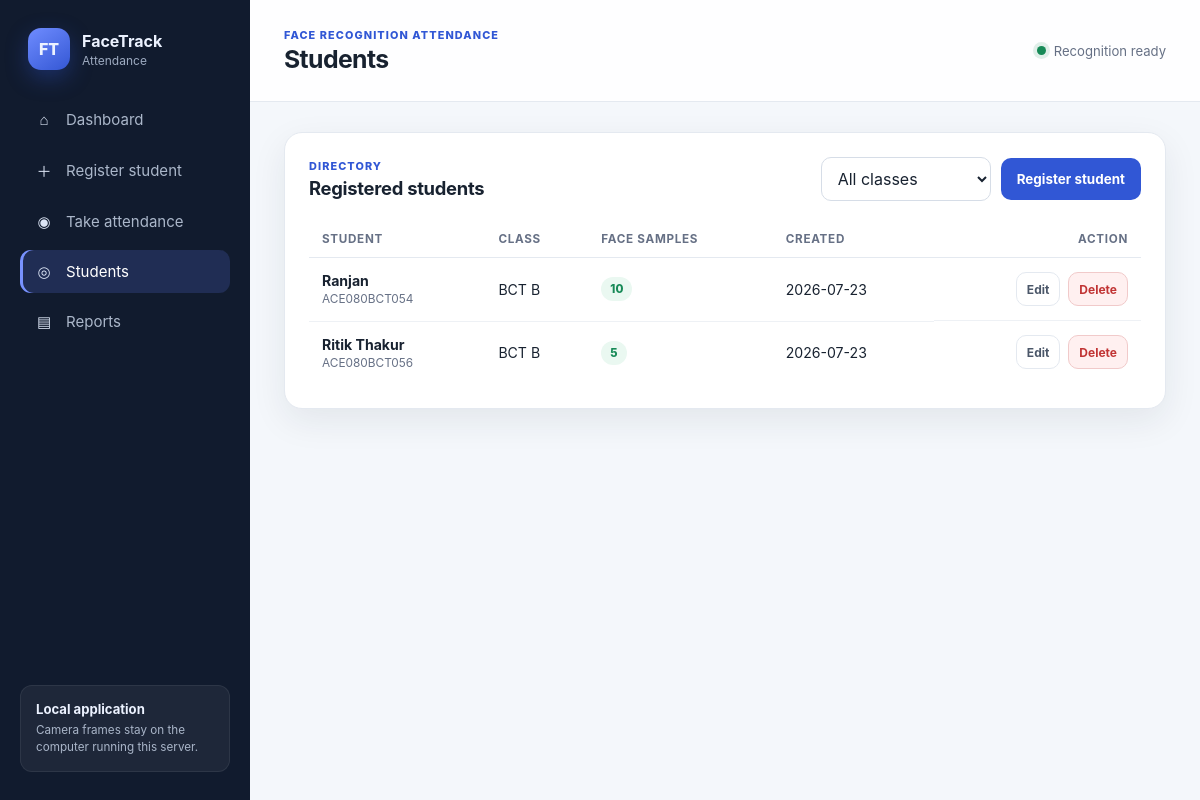
/students, run on the app's committed database.
### tables this page shows
CREATE TABLE students (
                id INTEGER PRIMARY KEY AUTOINCREMENT,
                student_id TEXT UNIQUE NOT NULL,
                name TEXT NOT NULL,
                class_name TEXT NOT NULL DEFAULT '',
                created_at TEXT NOT NULL DEFAULT CURRENT_TIMESTAMP
            );

### app.py (the view)
@app.route("/students")
def students_page():
    selected_class = request.args.get("class", "").strip()
    students = db.get_students_with_encoding_counts(selected_class or None)
    return render_template(
        "students.html",
        page="students",
        students=students,
        classes=db.get_classes(),
        selected_class=selected_class,
    )

### app.py (called while the page is built)
def _csrf_token() -> str:
    token = session.get("csrf_token")
    if not token:
        token = secrets.token_urlsafe(32)
        session["csrf_token"] = token
    return token

@app.context_processor
def inject_template_globals() -> dict[str, Any]:
    return {
        "csrf_token": _csrf_token(),
        "today_iso": date.today().isoformat(),
        "face_engine_ready": face_recognition is not None,
    }

@app.before_request
def protect_unsafe_requests() -> None:
    if request.method in {"POST", "PUT", "PATCH", "DELETE"}:
        _require_csrf()

### database.py (called while the page is built)
def get_connection() -> sqlite3.Connection:
    conn = sqlite3.connect(DB_PATH)
    conn.execute("PRAGMA foreign_keys = ON")
    conn.execute("PRAGMA busy_timeout = 5000")
    return conn

@contextmanager
def connection():
    conn = get_connection()
    try:
        yield conn
        conn.commit()
    except Exception:
        conn.rollback()
        raise
    finally:
        conn.close()

def get_students_with_encoding_counts(
    class_name: str | None = None,
) -> list[tuple[str, str, str, int, str]]:
    query = """
        SELECT s.student_id, s.name, s.class_name,
               SUM(CASE WHEN fe.encoding_format = 'npy' THEN 1 ELSE 0 END) AS encoding_count,
               s.created_at
        FROM students s
        LEFT JOIN face_encodings fe ON fe.student_id = s.student_id
    """
    params: tuple[str, ...] = ()
    if class_name is not None:
        query += " WHERE s.class_name = ?"
        params = (class_name.strip(),)
    query += " GROUP BY s.student_id, s.name, s.class_name, s.created_at ORDER BY s.student_id"
    with connection() as conn:
        return conn.execute(query, params).fetchall()

def get_classes() -> list[str]:
    with connection() as conn:
        rows = conn.execute(
            "SELECT DISTINCT class_name FROM students "
            "WHERE TRIM(class_name) <> '' ORDER BY class_name"
        ).fetchall()
    return [row[0] for row in rows]

### templates/students.html (shortened to what this page needs)
{% extends "base.html" %}
{% block page_heading %}Students{% endblock %}
{% block content %}
<section class="panel">
  <div class="panel-heading stack-mobile">
    <div><p class="eyebrow">Directory</p><h2>Registered students</h2></div>
    <div class="toolbar">
      <form method="get" class="inline-form">
        <select id="classFilter" name="class" onchange="this.form.submit()">
          <option value="">All classes</option>
        </select>
      </form>
      <a class="button primary" href="{{ url_for('register_page') }}">Register student</a>
    </div>
  </div>
  {% if students %}
  <div class="table-wrap">
    <table>
      <thead><tr><th>Student</th><th>Class</th><th>Face samples</th><th>Created</th><th class="align-right">Action</th></tr></thead>
      <tbody>
      {% for student in students %}
        <tr>
          <td><strong>{{ student[1] }}</strong><small class="table-subtext">{{ student[0] }}</small></td>
          <td>{{ student[2] or '—' }}</td>
          <td><span class="badge {{ 'success' if student[3] else 'warning' }}">{{ student[3] }}</span></td>
          <td>{{ student[4].split(' ')[0] if student[4] else '—' }}</td>
          <td class="align-right" style="display: flex; gap: 0.5rem; justify-content: flex-end;">
            <a href="{{ url_for('edit_student_page', student_id=student[0]) }}" class="button primary ghost small">Edit</a>
            <form method="post" action="{{ url_for('delete_student', student_id=student[0]) }}" style="margin: 0;" onsubmit="return confirm('Delete {{ student[1]|e }} and all related attendance records?');">
              <button class="button danger ghost small" type="submit">Delete</button>
            </form>
          </td>
        </tr>
      {% endfor %}
      </tbody>
    </table>
  </div>
  {% else %}
    <div class="empty-state"><strong>No students found</strong><span>Register the first student or change the class filter.</span><a class="button primary" href="{{ url_for('register_page') }}">Register student</a></div>
  {% endif %}
</section>
{% endblock %}

### static/css/app.css (style rules this page uses)
:root { --bg: #f4f7fb; --panel: #ffffff; --panel-soft: #f8fafc; --text: #182230; --muted: #667085; --line: #e4e9f0; --primary: #3157d5; --primary-dark: #2444af; --primary-soft: #eef2ff; --success: #178a57; --success-soft: #eaf8f1; --warning: #a25c00; --warning-soft: #fff5df; --danger: #c13434; --danger-soft: #fff0f0; --shadow: 0 12px 35px rgba(22, 34, 51, 0.08); --radius: 18px; }
* { box-sizing: border-box; }
html { font-family: Inter, ui-sans-serif, system-ui, -apple-system, BlinkMacSystemFont, "Segoe UI", sans-serif; color: var(--text); background: var(--bg); }
body { margin: 0; min-height: 100vh; }
a { color: inherit; text-decoration: none; }
button, input, select { font: inherit; }
button, .button { cursor: pointer; }
.eyebrow { margin: 0; text-transform: uppercase; letter-spacing: .1em; font-size: .68rem; font-weight: 800; color: var(--primary); }
.panel { background: var(--panel); border: 1px solid var(--line); border-radius: var(--radius); box-shadow: var(--shadow); padding: 24px; min-width: 0; }
.panel-heading { display: flex; align-items: center; justify-content: space-between; gap: 16px; margin-bottom: 20px; }
.panel-heading h2 { margin: 4px 0 0; font-size: 1.15rem; letter-spacing: -.015em; }
.table-wrap { overflow-x: auto; }
table { width: 100%; border-collapse: collapse; min-width: 720px; }
th { padding: 11px 13px; text-align: left; border-bottom: 1px solid var(--line); color: var(--muted); font-size: .73rem; text-transform: uppercase; letter-spacing: .06em; }
td { padding: 14px 13px; border-bottom: 1px solid #eef1f5; font-size: .88rem; vertical-align: middle; }
tbody tr:last-child td { border-bottom: 0; }
.table-subtext { display: block; margin-top: 3px; color: var(--muted); font-size: .74rem; }
.align-right { text-align: right; }
.badge { display: inline-flex; align-items: center; justify-content: center; padding: 5px 9px; border-radius: 999px; font-size: .72rem; font-weight: 800; white-space: nowrap; }
.badge.success { color: var(--success); background: var(--success-soft); }
input, select { width: 100%; min-height: 44px; padding: 10px 12px; border: 1px solid #d6dde7; border-radius: 10px; color: var(--text); background: white; outline: none; transition: .16s ease; }
.button { min-height: 42px; padding: 10px 15px; border: 1px solid transparent; border-radius: 10px; display: inline-flex; align-items: center; justify-content: center; gap: 7px; font-weight: 750; font-size: .84rem; transition: .16s ease; }
.button.primary { color: white; background: var(--primary); }
.button.ghost { color: #4b5769; background: white; border-color: var(--line); }
.button.danger { color: white; background: var(--danger); }
.button.danger.ghost { color: var(--danger); background: var(--danger-soft); border-color: #f1caca; }
.button.small { min-height: 34px; padding: 7px 10px; font-size: .75rem; }
.toolbar, .inline-form { display: flex; gap: 10px; align-items: center; }
.toolbar select { min-width: 170px; }

### data on the page
students: name "Ranjan", student "ACE080BCT054", class_name "BCT B", student "10", created_at "2026-07-23"
students: name "Ritik Thakur", student "ACE080BCT056", class_name "BCT B", student "5", created_at "2026-07-23"
